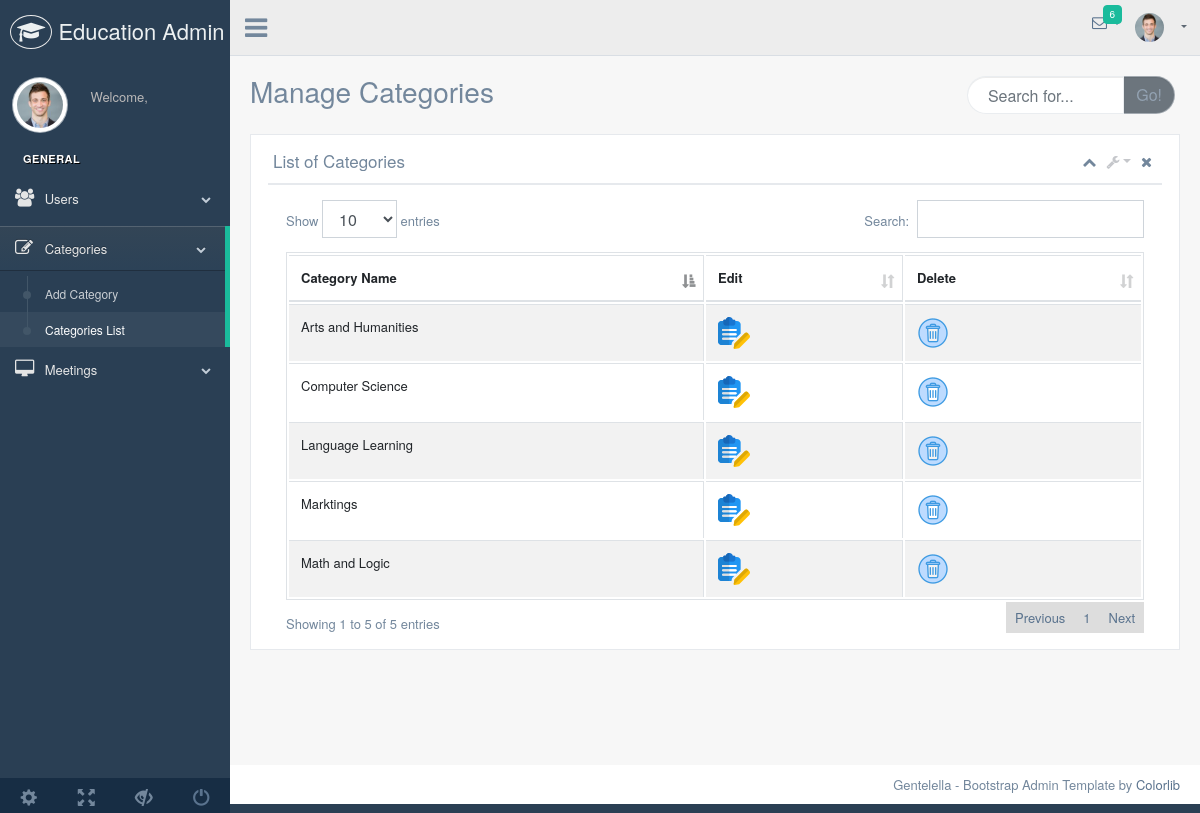
The page /admin/categories.php on the database as committed earlier.
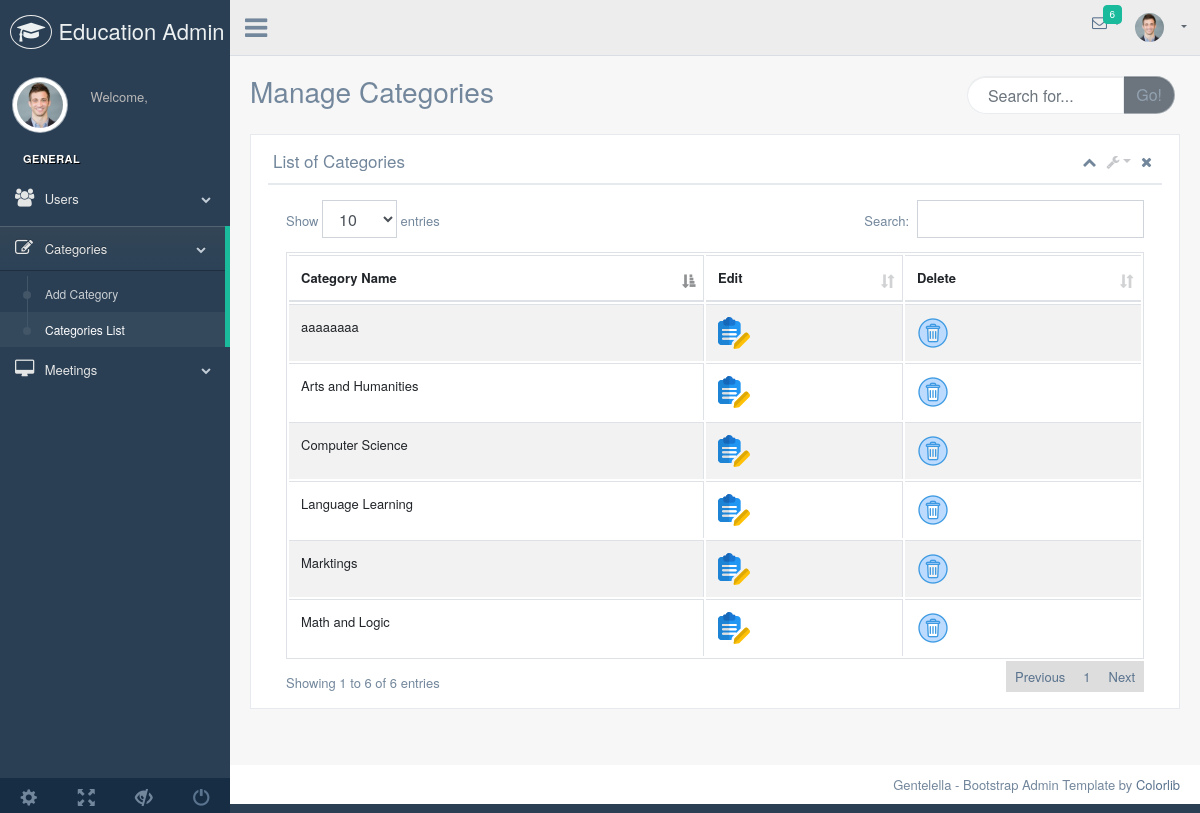
The same page on the database as committed later.
### tables this page shows
CREATE TABLE `categories` (
  `category_name` varchar(255) NOT NULL,
  `category_id` int(10) UNSIGNED NOT NULL
);

### admin/categories.php (the view, shortened to what the changed rows need)
<?php
include('./db.php');
$std = $dsn->prepare("SELECT * FROM `categories`" );
$std->execute();
$data = $std->fetchAll();
?>
<!DOCTYPE html>
<html lang="en">
  <head>
    <link href="vendors/bootstrap/dist/css/bootstrap.min.css" rel="stylesheet">
    <link href="vendors/font-awesome/css/font-awesome.min.css" rel="stylesheet">
    <link href="vendors/nprogress/nprogress.css" rel="stylesheet">
    <link href="vendors/iCheck/skins/flat/green.css" rel="stylesheet">
    <link href="vendors/datatables.net-bs/css/dataTables.bootstrap.min.css" rel="stylesheet">
    <link href="vendors/datatables.net-buttons-bs/css/buttons.bootstrap.min.css" rel="stylesheet">
    <link href="vendors/datatables.net-fixedheader-bs/css/fixedHeader.bootstrap.min.css" rel="stylesheet">
    <link href="vendors/datatables.net-responsive-bs/css/responsive.bootstrap.min.css" rel="stylesheet">
    <link href="vendors/datatables.net-scroller-bs/css/scroller.bootstrap.min.css" rel="stylesheet">
    <link href="build/css/custom.min.css" rel="stylesheet">
  </head>
  <body class="nav-md">
    <div class="container body">
      <div class="main_container">
        <div class="right_col" role="main">
          <div class="">
            <div class="row">
              <div class="col-md-12 col-sm-12 ">
                <div class="x_panel">
                  <div class="x_title">
                    <h2>List of Categories</h2>
                  </div>
                  <div class="x_content">
                      <div class="row">
                          <div class="col-sm-12">
                            <div class="card-box table-responsive">
                    <table id="datatable" class="table table-striped table-bordered" style="width:100%">
                      <thead>
                        <tr>
                          <th>Category Name</th>
                          <th>Edit</th>
                          <th>Delete</th>
                        </tr>
                      </thead>
                      <tbody>
                      <?php
                      foreach($data as $row){
                        echo "
                        <tr>
                          <td>{$row["category_name"]}</td>
                          <td><a href='./editCategory.php?id={$row['category_id']}'><img src='./images/edit.png' alt='Edit'></a></td>
                          <td><a href='./deleteCategory.php?id={$row['category_id']}'><img src='./images/delete.png' alt='Delete'></a></td>
                        </tr>";}
                        ?>
                      </tbody>
                    </table>
                  </div>
                  </div>
              </div>
            </div>
                </div>
              </div>
            </div>
          </div>
        </div>
      </div>
    </div>
  </body>
</html>

Rows that differ between the two databases and show on the page:
added categories: category_name "aaaaaaaa"
Other text that changed with them:
text written by a page script: "Show entries Search: Showing 1 to 5 of 5 entries Previous 1 Next" → "Show entries Search: Showing 1 to 6 of 6 entries Previous 1 Next"
